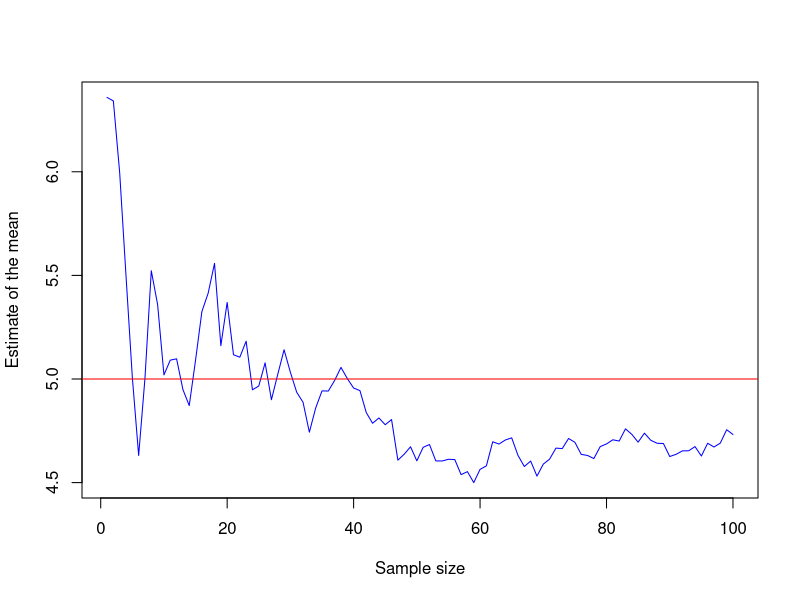
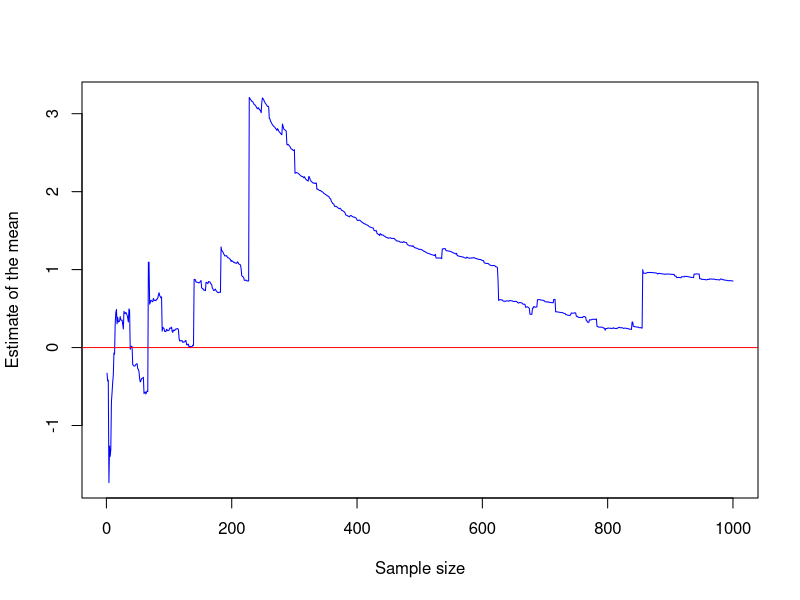
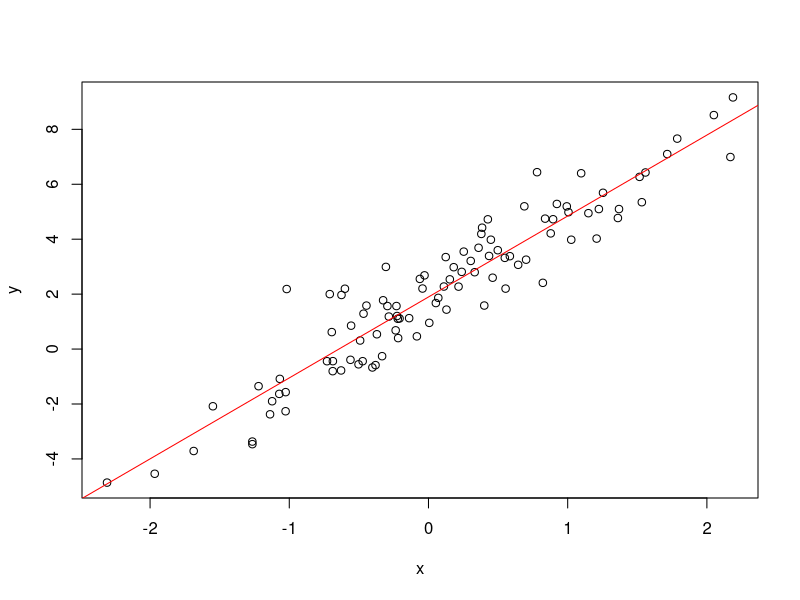
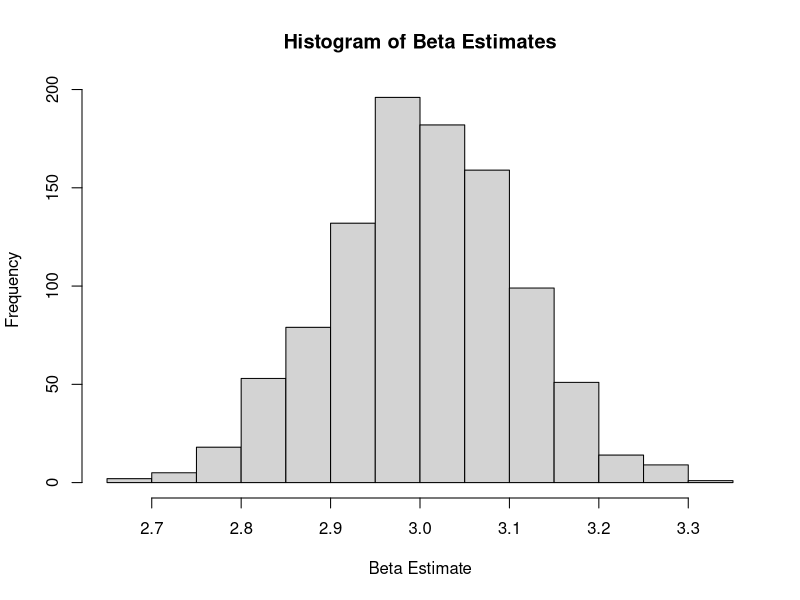
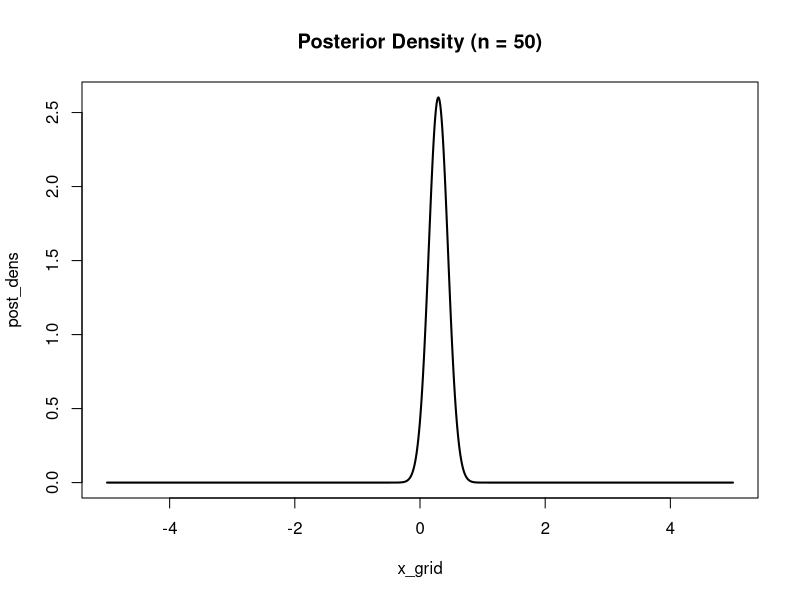
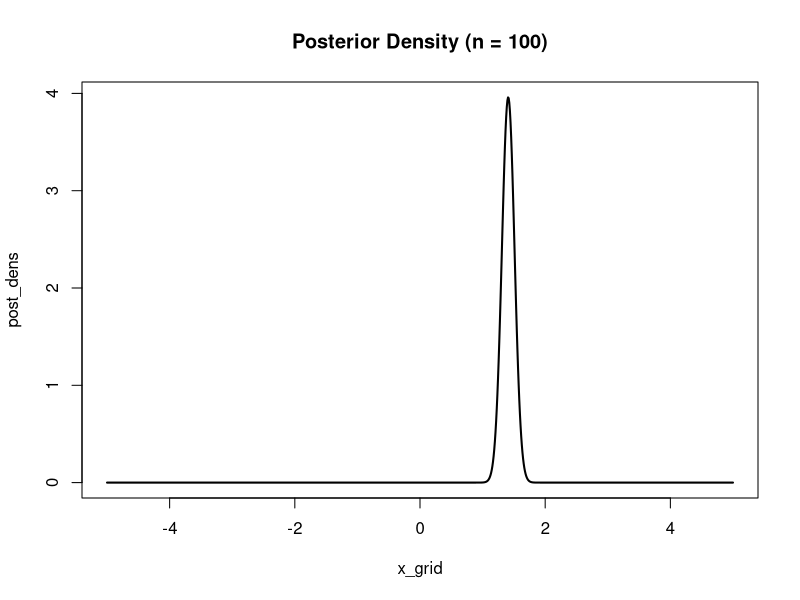
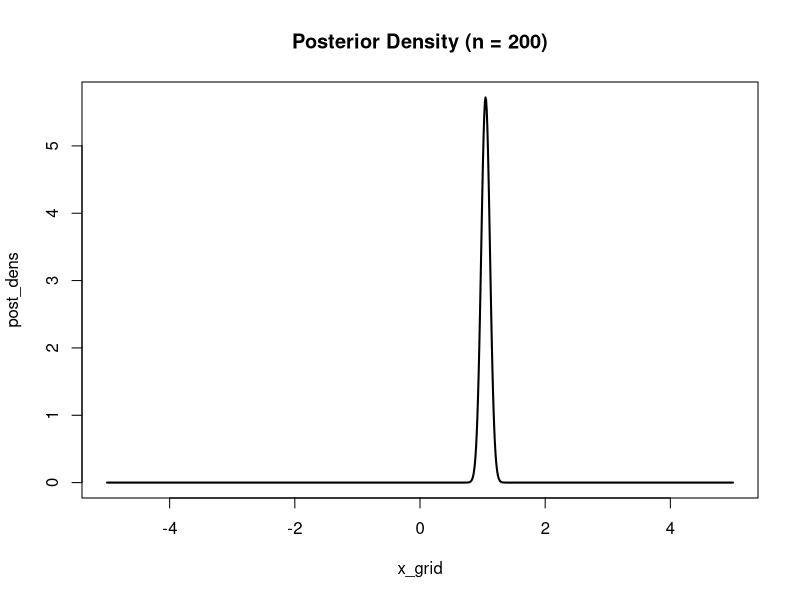

Here is the R script that generated these plots, in order:
rm(list = ls())

#question 1

# Define parameters
mu <- 5
sigma <- 3
n <- 100

# Generate data
x <- rnorm(n, mean = mu, sd = sigma)

# Compute estimates of the mean with the first 1, ..., n draws
estimates <- cumsum(x) / seq_along(x)

# Plot estimates
plot(estimates, type = "l", col = "blue", xlab = "Sample size", ylab = "Estimate of the mean")

# Add true mean as a horizontal line
abline(h = mu, col = "red")

# Define parameters

mu <- 0
sigma <- 1
n <- 1000

# Generate two random samples from a standard normal distribution
x <- rnorm(n, mean = mu, sd = sigma)
y <- rnorm(n, mean = mu, sd = sigma)

# Convert the standard normal samples to a Cauchy distribution with scale one
z <- x / y

# Compute estimates of the mean with the first 1, ..., n draws
estimates <- cumsum(z) / seq_along(z)

# Plot estimates
plot(estimates, type = "l", col = "blue", xlab = "Sample size", ylab = "Estimate of the mean")

# Add true mean as a horizontal line
abline(h = mu, col = "red")

# Question 3

simulate_data <- function(n, k, alpha, beta, sigma) {
  X <- matrix(rnorm(n * k, mean = 0, sd = 1), n, k)
  epsilon <- rnorm(n, mean = 0, sd = sigma)
  y <- alpha + X %*% beta + epsilon
  return(list(X = X, y = y))
}

set.seed(123)

# Creating function
sim_linear_model_1 <- function(n, k, alpha, beta, sigma) {
  X <- matrix(rnorm(n * k, mean = 0, sd = 1), n, k)
  x <- X[,1]
  epsilon <- rnorm(n, mean = 0, sd = sigma)
  y <- alpha + X %*% beta + epsilon
  return(list(x = x, y = y))
  
}

# Create scatterplot with regression line
sim_data_1 <- sim_linear_model_1(n = 100, k = 1, alpha = 2, beta = 3, sigma = 1)
plot(sim_data_1$x, sim_data_1$y, xlab = "x", ylab = "y")
abline(lm(y ~ x, data = sim_data_1), col = "red")

# Define numbers of simulations

n_sims <- 1000

# Create an empty vector to store the estimated slope coefficients
beta_lse <- numeric(n_sims)

# Loop through the simulations
for (i in 1:n_sims) {
  # Simulate the data
  sim_data_1 <- sim_linear_model_1(n = 100, k = 1, alpha = 2, beta = 3, sigma = 1)
  
  # Estimate the slope coefficient using linear regression
  fit <- lm(sim_data_1$y ~ sim_data_1$x)
  beta_lse[i] <- coef(fit)[2]
}

# Creating histogram
hist(beta_lse, main = "Histogram of Beta Estimates", xlab = "Beta Estimate")

library(MASS)  # for the mvrnorm function

# Define function to simulate data
sim_linear_model_prior <- function(n, k, alpha, beta_prior_mean, beta_prior_sd, sigma) {
  X <- matrix(rnorm(n * k, mean = 0, sd = 1), n, k)
  beta <- rnorm(k, mean = beta_prior_mean, sd = beta_prior_sd)
  epsilon <- rnorm(n, mean = 0, sd = sigma)
  y <- alpha + X %*% beta + epsilon
  return(list(X = X, y = y))
}

# Set seed for reproducibility
set.seed(123)

# Set prior parameters mu_0 and sigma_0
mu_0 <- 1
sigma_0 <- 2

# Compute posterior for n = 50, 100, and 200
for (n in c(50, 100, 200)) {
  
  # Simulate data using sim_linear_model_prior()
  k <- 1
  alpha <- 0
  beta_prior_mean <- 0
  beta_prior_sd <- 1
  sigma <- 1
  
  sim_data <- sim_linear_model_prior(n, k, alpha, beta_prior_mean, beta_prior_sd, sigma)
  X <- sim_data$X
  y <- sim_data$y
  
  # Compute posterior parameters
  sigma_n <- solve(sigma_0^(-1) + t(X) %*% X)
  mu_n <- sigma_n %*% (sigma_0^(-1) * mu_0 + t(X) %*% y)
  
  # Plot posterior density
  x_grid <- seq(-5, 5, length.out = 1000)
  post_dens <- dnorm(x_grid, mean = mu_n, sd = sqrt(sigma_n))
  plot(x_grid, post_dens, type = "l", lwd = 2, main = paste0("Posterior Density (n = ", n, ")"))
  
}
